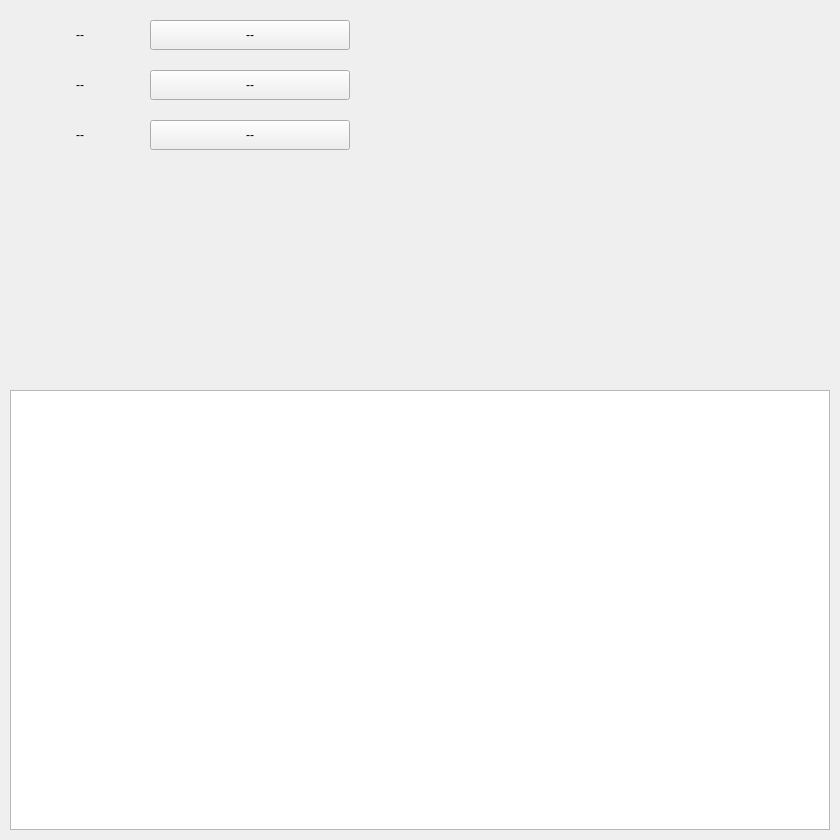
<?xml version="1.0" encoding="UTF-8"?>
<ui version="4.0">
 <class>CommandView</class>
 <widget class="QWidget" name="CommandView">
  <property name="geometry">
   <rect>
    <x>0</x>
    <y>0</y>
    <width>840</width>
    <height>840</height>
   </rect>
  </property>
  <property name="windowTitle">
   <string>Form</string>
  </property>
  <widget class="QLabel" name="l1">
   <property name="geometry">
    <rect>
     <x>30</x>
     <y>20</y>
     <width>100</width>
     <height>30</height>
    </rect>
   </property>
   <property name="text">
    <string>--</string>
   </property>
   <property name="alignment">
    <set>Qt::AlignCenter</set>
   </property>
  </widget>
  <widget class="QLabel" name="l2">
   <property name="geometry">
    <rect>
     <x>30</x>
     <y>70</y>
     <width>100</width>
     <height>30</height>
    </rect>
   </property>
   <property name="text">
    <string>--</string>
   </property>
   <property name="alignment">
    <set>Qt::AlignCenter</set>
   </property>
  </widget>
  <widget class="QLabel" name="l3">
   <property name="geometry">
    <rect>
     <x>30</x>
     <y>120</y>
     <width>100</width>
     <height>30</height>
    </rect>
   </property>
   <property name="text">
    <string>--</string>
   </property>
   <property name="alignment">
    <set>Qt::AlignCenter</set>
   </property>
  </widget>
  <widget class="QPushButton" name="Btn1">
   <property name="geometry">
    <rect>
     <x>150</x>
     <y>20</y>
     <width>200</width>
     <height>30</height>
    </rect>
   </property>
   <property name="text">
    <string>--</string>
   </property>
  </widget>
  <widget class="QPushButton" name="Btn2">
   <property name="geometry">
    <rect>
     <x>150</x>
     <y>70</y>
     <width>200</width>
     <height>30</height>
    </rect>
   </property>
   <property name="text">
    <string>--</string>
   </property>
  </widget>
  <widget class="QPushButton" name="Btn3">
   <property name="geometry">
    <rect>
     <x>150</x>
     <y>120</y>
     <width>200</width>
     <height>30</height>
    </rect>
   </property>
   <property name="text">
    <string>--</string>
   </property>
  </widget>
  <widget class="QTextBrowser" name="CommandLog">
   <property name="geometry">
    <rect>
     <x>10</x>
     <y>390</y>
     <width>820</width>
     <height>440</height>
    </rect>
   </property>
  </widget>
 </widget>
 <resources/>
 <connections/>
</ui>
